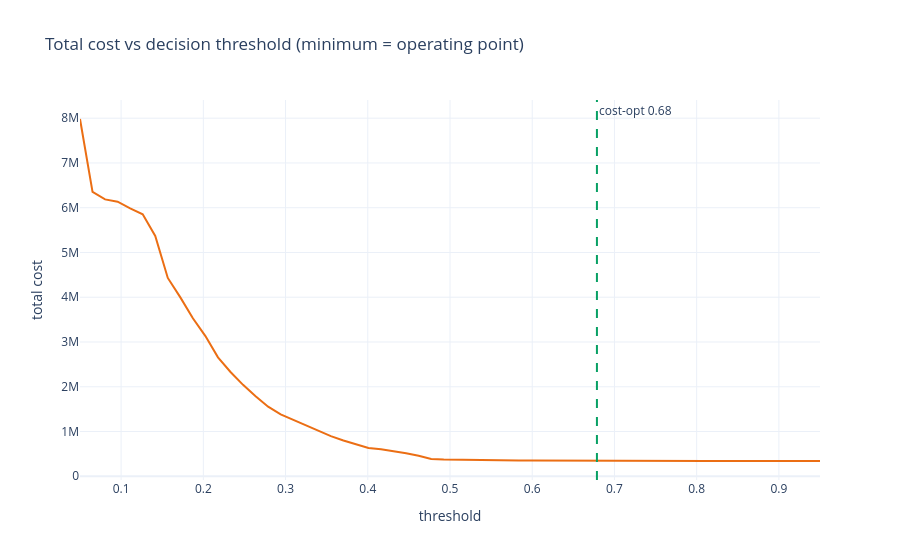

Notebook cell for this chart:
### Markdown cell above
## 4 - Cost-optimal operating point (not F1)

Walking a guest costs far more than an empty room, so the threshold is
cost-minimising, tuned on the pooled OOS (`src.scoring`).

### Code cell
thr = sc.cost_threshold_from_scores(yv, pv)
op = sc.cost_at_threshold(yv, pv, thr)
print(f"cost-optimal threshold = {thr:.3f}  (walk={sc.COST_WALK:.0f} / empty={sc.COST_EMPTY:.0f})")
print(f"  precision={op['precision']:.3f}  recall={op['recall']:.3f}  total_cost={op['total_cost']:,.0f}")
grid = np.linspace(0.05, 0.95, 60)
costs = [sc.cost_at_threshold(yv, pv, t)["total_cost"] for t in grid]
fig = go.Figure(go.Scatter(x=grid, y=costs, mode="lines", line=dict(color=BRAND["orange"])))
fig.add_vline(x=thr, line=dict(color=BRAND["green"], dash="dash"), annotation_text=f"cost-opt {thr:.2f}")
fig.update_layout(title="Total cost vs decision threshold (minimum = operating point)",
                  xaxis_title="threshold", yaxis_title="total cost")
fig.show()

### Figure 1 — Plotly figure (JSON) as saved in the notebook; plotly's stock layout.template omitted (floating-point values rounded to 4 significant figures)
{"data": [{"line": {"color": "#EB6E14"}, "mode": "lines", "type": "scatter", "x": [0.05, 0.06525, 0.08051, 0.09576, 0.111, 0.1263, 0.1415, 0.1568, 0.172, 0.1873, 0.2025, 0.2178, 0.2331, 0.2483, 0.2636, 0.2788, 0.2941, 0.3093, 0.3246, 0.3398, 0.3551, 0.3703, 0.3856, 0.4008, 0.4161, 0.4314, 0.4466, 0.4619, 0.4771, 0.4924, 0.5076, 0.5229, 0.5381, 0.5534, 0.5686, 0.5839, 0.5992, 0.6144, 0.6297, 0.6449, 0.6602, 0.6754, 0.6907, 0.7059, 0.7212, 0.7364, 0.7517, 0.7669, 0.7822, 0.7975, 0.8127, 0.828, 0.8432, 0.8585, 0.8737, 0.889, 0.9042, 0.9195, 0.9347, 0.95], "y": [7982340, 6355760, 6186320, 6134300, 5985720, 5853020, 5368380, 4431380, 3996720, 3530840, 3131980, 2656140, 2330120, 2042560, 1789320, 1555220, 1383400, 1257600, 1135280, 1021000, 897220, 798820, 716360, 633560, 604340, 566080, 513140, 458380, 384060, 372580, 366400, 362300, 358800, 355880, 353280, 352320, 351520, 349760, 349040, 348980, 343760, 341180, 341040, 341040, 341040, 341040, 341040, 341040, 341040, 341040, 341040, 341040, 341040, 341040, 341040, 341040, 341040, 341040, 341040, 341040]}], "layout": {"annotations": [{"showarrow": false, "text": "cost-opt 0.68", "x": 0.6787, "xanchor": "left", "xref": "x", "y": 1, "yanchor": "top", "yref": "y domain"}], "shapes": [{"line": {"color": "#08A064", "dash": "dash"}, "type": "line", "x0": 0.6787, "x1": 0.6787, "xref": "x", "y0": 0, "y1": 1, "yref": "y domain"}], "title": {"text": "Total cost vs decision threshold (minimum = operating point)"}, "xaxis": {"title": {"text": "threshold"}}, "yaxis": {"title": {"text": "total cost"}}}}
